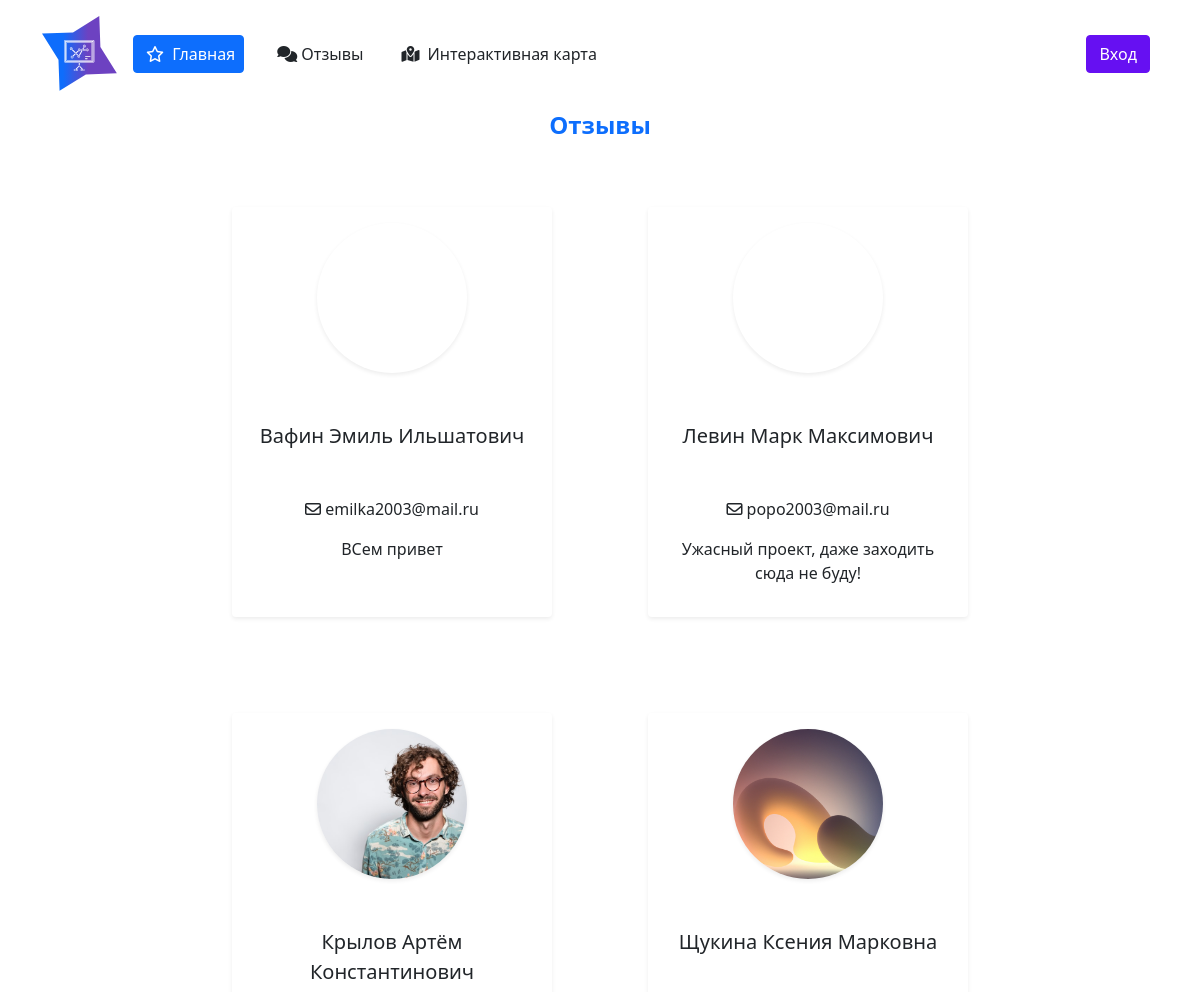
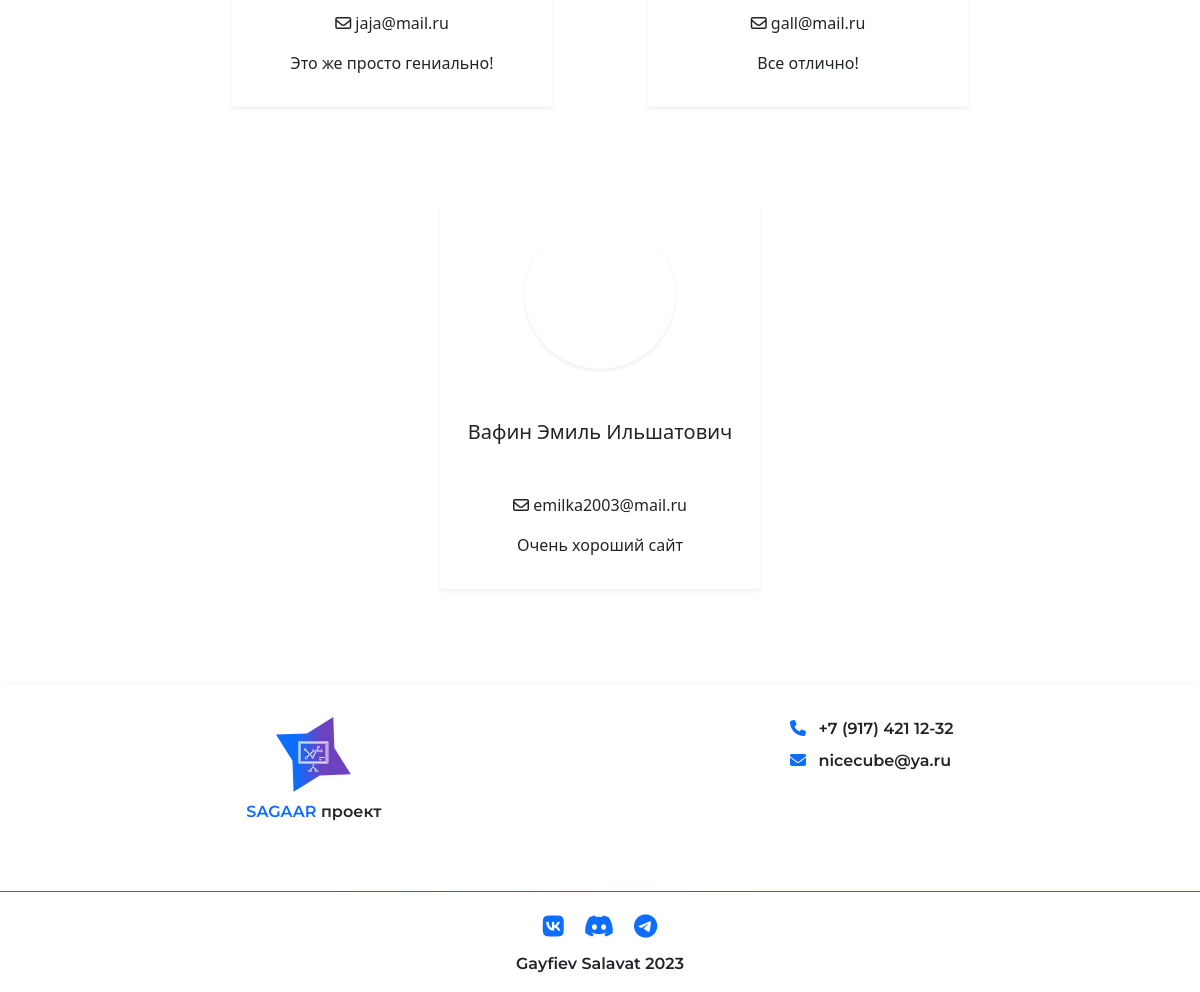
Page /comments/ on the committed database (2 pictures, top to bottom).
### app/models.py (models this page shows, shortened)
class CommentUser(models.Model): # комментарии
    user = models.ForeignKey(CustomUser, on_delete=models.CASCADE, verbose_name='Пользователь') # пользователь
    create_date_comment = models.DateTimeField('Дата создания комментария',auto_now_add=True) # дата создания комментария
    posted = models.BooleanField('Отображается или нет', default=False) # одобрение
    comment = models.TextField('Комментарий', max_length=500) # сообщение
    class Meta: # отображение модели на русском языке
        verbose_name = 'Отзыв'
        verbose_name_plural = 'Отзывы'

class CustomUser(AbstractUser): # пользователь
    patronymic = models.CharField('Отчество', max_length=50, null=True) # отчество
    avatar = models.ImageField('Аватарка', upload_to='users/', null=True) # аватарка

### app/views.py (the view)
# urls.py: path('comments/', views.getCommentsAllView, name = 'coms'),
def getCommentsAllView(req): # получение страницы со всеми отзывами
    page_name = 'comments.html' # сама страница
    obj = CommentUser.objects.filter(posted=True).order_by('-create_date_comment') # простой запрос, где идет получение отзывов, которые одобрены и по дате отправки.
    values = { # переменная словарь для отправки на страницу
        'obj':obj
    }
    return render(req, page_name, values) # рендеринг страницы

### app/templates/comments.html (shortened to what this page needs)
{% extends './base.html' %}
{% load static %}
{% block content %}
<div class="container">
    <p class = 'text-center fs-4 fw-bold text-primary'>Отзывы</p>
    <div class="comment_content d-flex mt-3 flex-wrap justify-content-center">
        {% for o in obj %}
            <div class="box-comment shadow-sm rounded d-flex flex-column align-items-center p-3 m-5" style = 'min-width: 320px; max-width: 320px; min-height: 200px;'>
                <div class = 'avatar shadow-sm rounded-circle' style = '
                    height:150px;
                    width: 150px;
                    background-image: url("{{o.user.avatar.url}}");
                    background-repeat:no-repeat;
                    background-position:center;
                    background-size:cover;
                    '></div>
                <div class ='mt-5'>
                    <p class = 'fs-5 text-center mx-auto' style="min-height: 60px;"> {{ o.user.last_name }} {{ o.user.first_name }} {{ o.user.patronymic }} </p>
                    <p class = 'text-center'>  <i class="fa-regular fa-envelope"></i> {{ o.user.email }} </p>
                    <p class = 'text-center'> {{ o.comment }} </p>
                </div>
            </div>
        {% empty %}
            <p class = 'text-center text-danger fs-2'>В бд пусто.</p>
        {% endfor %}
    </div>
</div>
{% endblock content %}

### rows in the picture
CommentUser: user.last_name "Вафин", user.first_name "Эмиль", user.patronymic "Ильшатович", user.email "emilka2003@mail.ru", comment "ВСем привет"
CommentUser: user.last_name "Левин", user.first_name "Марк", user.patronymic "Максимович", user.email "popo2003@mail.ru", comment "Ужасный проект, даже заходить сюда не буду!"
CommentUser: user.avatar (picture), user.last_name "Крылов", user.first_name "Артём", user.patronymic "Константинович", user.email "jaja@mail.ru", comment "Это же просто гениально!"
CommentUser: user.avatar (picture), user.last_name "Щукина", user.first_name "Ксения", user.patronymic "Марковна", user.email "gall@mail.ru", comment "Все отлично!"
CommentUser: user.last_name "Вафин", user.first_name "Эмиль", user.patronymic "Ильшатович", user.email "emilka2003@mail.ru", comment "Очень хороший сайт"
